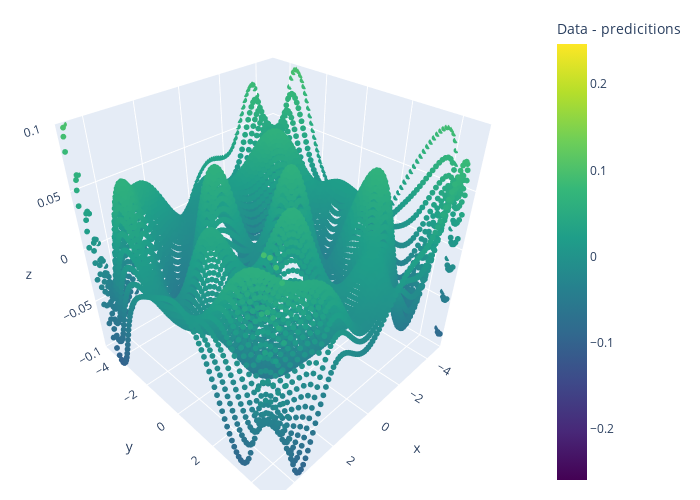

Notebook code for this chart:
### Code cell
import plotly.graph_objects as go

predictions = model(torch.cat((torch.Tensor(X).reshape(-1, 1), torch.Tensor(Y).reshape(-1, 1)), axis=1)).detach().numpy().reshape(-1)
trace1 = go.Scatter3d(
    x=X.reshape(-1),
    y=Y.reshape(-1),
    z=Z.reshape(-1) - predictions,
    mode='markers',
    marker=dict(
        size=2,
        color=Z.reshape(-1) - predictions,
        colorscale='Viridis',
        colorbar=dict(title='Data - predicitions'),
    ),
    name='Model'
)
fig = go.Figure(data=[trace1], layout=dict(width=700, height=500))
fig.update_layout(
    scene = dict(
        xaxis = dict(range=[-5,5]),
        yaxis = dict(range=[-5,5]),
        zaxis = dict(range=[-0.1,0.1]),),
    width=700,
    margin=dict(r=20, l=10, b=10, t=10)
)
fig.show()

### Figure 1 — Plotly figure (JSON) as saved in the notebook; plotly's stock layout.template omitted (floating-point values rounded to 4 significant figures; data arrays with more than 128 entries replaced by an {"elided": "..."} marker saying what was removed)
{"data": [{"marker": {"color": {"elided": "10000 float values"}, "colorbar": {"title": {"text": "Data - predicitions"}}, "colorscale": [[0, "#440154"], [0.1111, "#482878"], [0.2222, "#3e4989"], [0.3333, "#31688e"], [0.4444, "#26828e"], [0.5556, "#1f9e89"], [0.6667, "#35b779"], [0.7778, "#6ece58"], [0.8889, "#b5de2b"], [1, "#fde725"]], "size": 2}, "mode": "markers", "name": "Model", "type": "scatter3d", "x": {"elided": "10000 float values"}, "y": {"elided": "10000 float values"}, "z": {"elided": "10000 float values"}}], "layout": {"height": 500, "margin": {"b": 10, "l": 10, "r": 20, "t": 10}, "scene": {"xaxis": {"range": [-5, 5]}, "yaxis": {"range": [-5, 5]}, "zaxis": {"range": [-0.1, 0.1]}}, "width": 700}}
